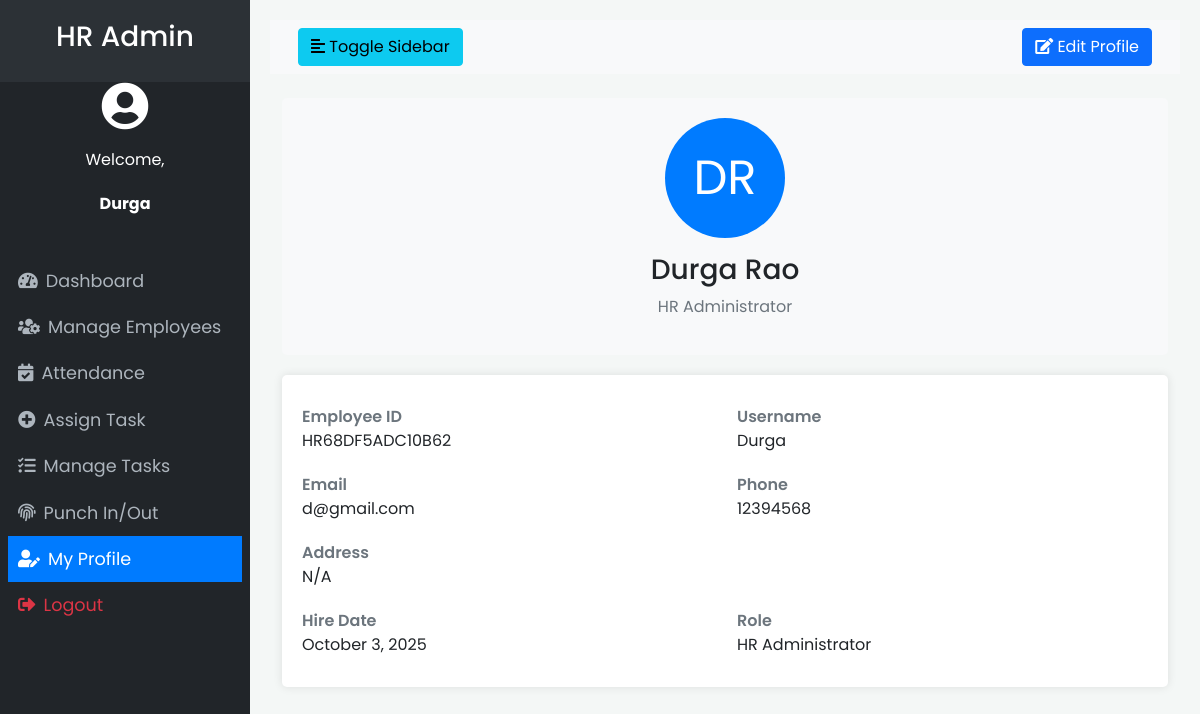
Screenshot of /pages/profile.php (signed in) with the database file from the repository.
### tables this page shows
CREATE TABLE `users` (
  `id` int(11) NOT NULL,
  `username` varchar(50) NOT NULL,
  `password` varchar(255) NOT NULL,
  `role` enum('Super Admin','HR Admin','Employee') NOT NULL,
  `employee_id` varchar(20) DEFAULT NULL
);

CREATE TABLE `employees` (
  `id` int(11) NOT NULL,
  `employee_id` varchar(20) NOT NULL,
  `first_name` varchar(50) NOT NULL,
  `last_name` varchar(50) NOT NULL,
  `email` varchar(100) NOT NULL,
  `phone` varchar(20) DEFAULT NULL,
  `address` text DEFAULT NULL,
  `hire_date` date NOT NULL,
  `department` varchar(100) DEFAULT NULL,
  `position` varchar(100) DEFAULT NULL
);

### pages/profile.php (the view, shortened to what this page needs)
<?php
require_once '../config/config.php';
$username = $first_name = $last_name = $email = $phone = $address = $hire_date = '';
$employee_id = $_SESSION["employee_id"];
$sql = "SELECT u.username, e.first_name, e.last_name, e.email, e.phone, e.address, e.hire_date
        FROM users u
        LEFT JOIN employees e ON u.employee_id = e.employee_id
        WHERE u.employee_id = :employee_id";
if($stmt = $pdo->prepare($sql)){
    $stmt->bindParam(":employee_id", $employee_id, PDO::PARAM_STR);
    if($stmt->execute()){
        if($stmt->rowCount() == 1){
            $row = $stmt->fetch(PDO::FETCH_ASSOC);
            $username = $row['username'];
            $first_name = $row['first_name'];
            $last_name = $row['last_name'];
            $email = $row['email'];
            $phone = $row['phone'];
            $address = $row['address'];
            $hire_date = $row['hire_date'];
        } else {
            $_SESSION['error'] = "Profile not found.";
            header("location: dashboard.php");
            exit();
        }
    } else {
        $_SESSION['error'] = "Oops! Something went wrong. Please try again later.";
        header("location: dashboard.php");
        exit();
    }
}
?>
<!DOCTYPE html>
<html lang="en">
<head>
    <link rel="stylesheet" href="https://stackpath.bootstrapcdn.com/bootstrap/4.5.2/css/bootstrap.min.css">
    <link rel="stylesheet" href="https://cdnjs.cloudflare.com/ajax/libs/font-awesome/5.15.4/css/all.min.css">
    <link rel="stylesheet" href="../assets/css/style.css">
</head>
<body>
    <div class="wrapper">
        <?php include 'templates/sidebar.php'; ?>
        <div id="content">
            <nav class="navbar navbar-expand-lg navbar-light bg-light">
                <div class="container-fluid">
                    <button type="button" id="sidebarCollapse" class="btn btn-info">
                        <i class="fas fa-align-left"></i>
                        <span>Toggle Sidebar</span>
                    </button>
                    <div class="ml-auto">
                        <a href="edit_profile.php" class="btn btn-primary">
                            <i class="fas fa-edit"></i> Edit Profile
                        </a>
                    </div>
                </div>
            </nav>
            <div class="container mt-4">
                <div class="profile-header text-center">
                    <div class="profile-avatar">
                        <?php echo strtoupper(substr($first_name, 0, 1) . substr($last_name, 0, 1)); ?>
                    </div>
                    <h3><?php echo htmlspecialchars($first_name . ' ' . $last_name); ?></h3>
                    <p class="text-muted">HR Administrator</p>
                </div>
                <div class="profile-details">
                    <div class="row">
                        <div class="col-md-6">
                            <div class="detail-item">
                                <div class="detail-label">Employee ID</div>
                                <div><?php echo htmlspecialchars($employee_id); ?></div>
                            </div>
                        </div>
                        <div class="col-md-6">
                            <div class="detail-item">
                                <div class="detail-label">Username</div>
                                <div><?php echo htmlspecialchars($username); ?></div>
                            </div>
                        </div>
                    </div>
                    <div class="row">
                        <div class="col-md-6">
                            <div class="detail-item">
                                <div class="detail-label">Email</div>
                                <div><?php echo htmlspecialchars($email); ?></div>
                            </div>
                        </div>
                        <div class="col-md-6">
                            <div class="detail-item">
                                <div class="detail-label">Phone</div>
                                <div><?php echo htmlspecialchars($phone ?: 'N/A'); ?></div>
                            </div>
                        </div>
                    </div>
                    <div class="row">
                        <div class="col-12">
                            <div class="detail-item">
                                <div class="detail-label">Address</div>
                                <div><?php echo nl2br(htmlspecialchars($address ?: 'N/A')); ?></div>
                            </div>
                        </div>
                    </div>
                    <div class="row">
                        <div class="col-md-6">
                            <div class="detail-item">
                                <div class="detail-label">Hire Date</div>
                                <div><?php echo date('F j, Y', strtotime($hire_date)); ?></div>
                            </div>
                        </div>
                        <div class="col-md-6">
                            <div class="detail-item">
                                <div class="detail-label">Role</div>
                                <div>HR Administrator</div>
                            </div>
                        </div>
                    </div>
                </div>
            </div>
        </div>
    </div>
</body>
</html>

### assets/css/style.css (style rules this page uses)
body { font-family: 'Poppins', sans-serif; background-color: #f4f7f6; }
.wrapper { display: flex; width: 100%; align-items: stretch; }
#content { width: 100%; padding: 20px; min-height: 100vh; transition: all 0.3s; }

### pages/profile.php (style rules this page uses)
.profile-header { background-color: #f8f9fa; padding: 20px; border-radius: 5px; margin-bottom: 20px; }
.profile-avatar { width: 120px; height: 120px; border-radius: 50%; background-color: #007bff; color: white; display: flex; align-items: center; justify-content: center; font-size: 48px; margin: 0 auto 15px; }
.profile-details { background-color: white; padding: 20px; border-radius: 5px; box-shadow: 0 0 10px rgba(0,0,0,0.1); }
.detail-item { padding: 10px 0; border-bottom: 1px solid #eee; }
.detail-item:last-child { border-bottom: none; }
.detail-label { font-weight: 600; color: #6c757d; }

### rows the page displays
users: employees.first_name+last_name "DR", employees.first_name+last_name "Durga Rao", username "Durga", employees.email "d@gmail.com", employees.phone "12394568", employees.hire_date "October 3, 2025"

### other values shown
$role "HR Admin"
$_SESSION['username'] "Durga"
$employee_id "HR68DF5ADC10B62"
$address ?: 'N/A' "N/A"
